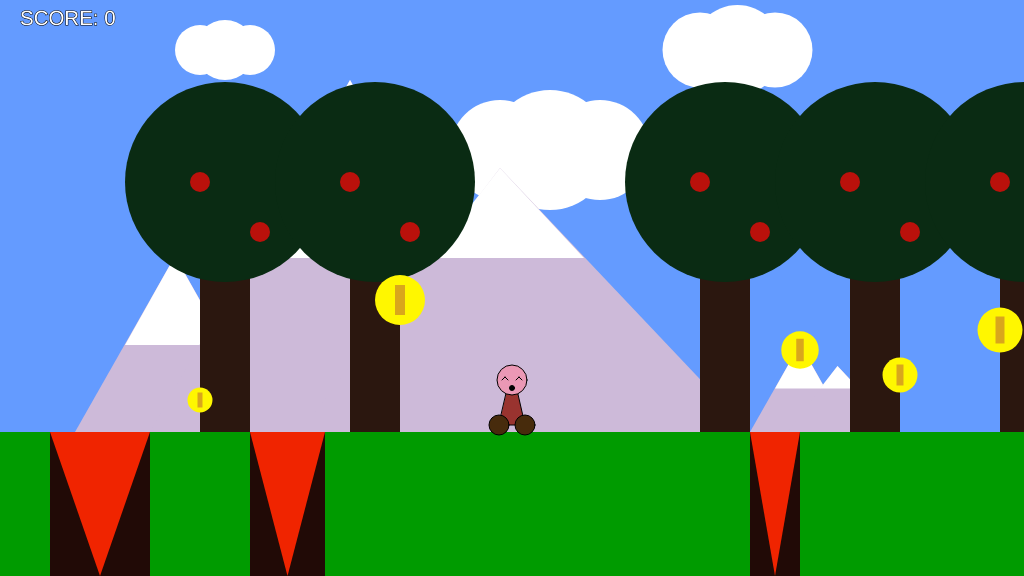
Frame 1 (no input)
Frame 60 (no input): identical to frame 1, image omitted
Frame 120 (the mouse pressed at the canvas centre since frame 60): identical to frame 1, image omitted

The p5.js sketch that drew this single still picture (run headless with seeded random() and noise() and a simulated clock; from frame 60 on, the mouse is pressed at the canvas centre):

// p5.js sketch
// ── sketch.js
/*

The Game Project 5 - Bring it all together

*/

var clouds;
var mountains;
var trees_x;
var canyons;
var collectables;

var gameChar_x;
var gameChar_y;
var floorPos_y;
var scrollPos;
var gameChar_world_x;
var treePos_y;

var isLeft;
var isRight;
var isFalling;
var isPlummeting;

var game_score = 0;

function setup() {
	createCanvas(1024, 576);
	floorPos_y = height * 3 / 4;
	gameChar_x = width / 2;
	gameChar_y = floorPos_y;
	treePos_y = floorPos_y - 250;

	// Variable to control the background scrolling.
	scrollPos = 0;

	// Variable to store the real position of the gameChar in the game
	// world. Needed for collision detection.
	gameChar_world_x = gameChar_x - scrollPos;

	// Boolean variables to control the movement of the game character.
	isLeft = false;
	isRight = false;
	isFalling = false;
	isPlummeting = false;

	// Initialise arrays of scenery objects.

	//initialize trees
	trees_x = [200, 350, 700, 850, 1000, 1150, -150, -300, 1300, 1450, 1600, 1750, 2500, 2650, 3000, 3150];

	//initialize clouds
	clouds = [{
		x_pos: 200,
		y_pos: 50,
		size: 50
	}, {
		x_pos: 500,
		y_pos: 150,
		size: 100
	}, {
		x_pos: 700,
		y_pos: 50,
		size: 75
	}, {
		x_pos: 900,
		y_pos: 200,
		size: 25
	}, {
		x_pos: -500,
		y_pos: 175,
		size: 120
	}, {
		x_pos: 1200,
		y_pos: 80,
		size: 90
	}, {
		x_pos: 1500,
		y_pos: 120,
		size: 134
	}, {
		x_pos: 1900,
		y_pos: 250,
		size: 40
	}];

	//initialize mountains
	mountains = [{
		x_pos: 75,
		size: 100
	}, {
		x_pos: 150,
		size: 200
	}, {
		x_pos: 750,
		size: 50
	}, {
		x_pos: 1900,
		size: 900
	}, {
		x_pos: -750,
		size: 250
	}, {
		x_pos: 7520,
		size: 5000
	}];

	//initialize canyons
	canyons = [{
		x_pos: 50,
		width: 100
	}, {
		x_pos: 250,
		width: 75
	}, {
		x_pos: 750,
		width: 50
	}, {
		x_pos: -850,
		width: 500
	}, {
		x_pos: 1750,
		width: 80
	}, {
		x_pos: 7050,
		width: 5000
	}];

	//initialize collectables
	collectables = [{
		x_pos: 200,
		y_pos: 400,
		size: 50
	}, {
		x_pos: 400,
		y_pos: 300,
		size: 100
	}, {
		x_pos: 800,
		y_pos: 350,
		size: 75
	}, {
		x_pos: 1800,
		y_pos: 340,
		size: 75
	}, {
		x_pos: -800,
		y_pos: 350,
		size: 30
	}, {
		x_pos: 900,
		y_pos: 375,
		size: 70
	}, {
		x_pos: 1000,
		y_pos: 330,
		size: 90
	}, {
		x_pos: 1200,
		y_pos: 350,
		size: 75
	}, {
		x_pos: 1300,
		y_pos: 300,
		size: 10
	}, {
		x_pos: 1600,
		y_pos: 300,
		size: 20
	}];
}

function draw() {
	background(100, 155, 255); // fill the sky blue

	noStroke();
	fill(0, 155, 0);
	rect(0, floorPos_y, width, height / 4); // draw some green ground

	//begin background scroll
	push();
	translate(scrollPos, 0);

	// Draw clouds.
	for (i = 0; i < clouds.length; i++) {
		drawClouds();
	}

	// Draw mountains.
	for (i = 0; i < mountains.length; i++) {
		drawMountains();
	}

	// Draw trees.
	for (i = 0; i < trees_x.length; i++) {
		drawTrees();
	}

	// Draw canyons.
	for (i = 0; i < canyons.length; i++) {
		drawCanyon(canyons[i]);
		checkCanyon(canyons[i]); //check for collisions
	}

	// Draw collectable items.
	for (i = 0; i < collectables.length; i++) {
		if (!collectables[i].isFound) {
			drawCollectable(collectables[i]);
			checkCollectable(collectables[i]); //check for collisions
		}
	}

	pop(); //end background scroll

	// Draw game character.

	drawGameChar();

	// Logic to make the game character move or the background scroll.
	if (isLeft) {
		if (gameChar_x > width * 0.2) {
			gameChar_x -= 5;
		}
		else {
			scrollPos += 5;
		}
	}

	if (isRight) {
		if (gameChar_x < width * 0.8) {
			gameChar_x += 5;
		}
		else {
			scrollPos -= 5; // negative for moving against the background
		}
	}

	// Logic to make the game character rise and fall.
	if (gameChar_y < floorPos_y) {
		gameChar_y += 2;
		isFalling = true;
	}
	else {
		isFalling = false;
	}

	//Logic to make the game character plummet.
	if (isPlummeting) {
		gameChar_y += 5;
	}

	// Update real position of gameChar for collision detection.
	gameChar_world_x = gameChar_x - scrollPos;

	// Display score at top left of screen
	fill(255);
	textSize(width / 50);
	text("SCORE: " + game_score, 20, 25);
}


// ---------------------
// Key control functions
// ---------------------

function keyPressed() {

	// if statements to control the animation of the character when
	// keys are pressed.

	if (keyCode == LEFT_ARROW) {
		isLeft = true;
	}

	if (keyCode == RIGHT_ARROW) {
		isRight = true;
	}

	if (keyCode == 32 && gameChar_y == floorPos_y) {
		gameChar_y -= 100;
	}
}

function keyReleased() {

	// if statements to control the animation of the character when
	// keys are released.

	if (keyCode == LEFT_ARROW) {
		isLeft = false;
	}

	if (keyCode == RIGHT_ARROW) {
		isRight = false;
	}
}


// ------------------------------
// Game character render function
// ------------------------------

// Function to draw the game character.

function drawGameChar() {

	// jumping-left code
	if (isLeft && isFalling) {

		//begin character drawing

		//body
		stroke(0);
		fill(153, 51, 47);
		triangle(gameChar_x - 13, gameChar_y - 7 - 10, gameChar_x + 13, gameChar_y - 7, gameChar_x - 8, gameChar_y - 64);

		//feet
		fill(71, 43, 12);
		ellipse(gameChar_x - 13, gameChar_y - 7 - 10, 20); //left
		ellipse(gameChar_x + 13, gameChar_y - 7, 20); //right

		//head
		fill(235, 152, 181);
		ellipse(gameChar_x - 8, gameChar_y - 52, 30);

		//mouth
		fill(0);
		ellipse(gameChar_x - 8, gameChar_y - 44, 5 - 4);

		//left eye
		line(gameChar_x - 8 - 10 + 6, gameChar_y - 52 - 6, gameChar_x - 8 - 7, gameChar_y - 55);
		line(gameChar_x - 8 - 4, gameChar_y - 52, gameChar_x - 8 - 7, gameChar_y - 55);

		//right eye
		line(gameChar_x - 8 + 10, gameChar_y - 52, gameChar_x - 8 + 7, gameChar_y - 55);
		line(gameChar_x - 8 + 4 + 6, gameChar_y - 52 - 6, gameChar_x - 8 + 7, gameChar_y - 55);

		//end character drawing

	}

	// jumping-right code
	else if (isRight && isFalling) {

		//begin character drawing

		//body
		stroke(0);
		fill(153, 51, 47);
		triangle(gameChar_x - 13, gameChar_y - 7, gameChar_x + 13, gameChar_y - 7 - 10, gameChar_x + 8, gameChar_y - 64);

		//feet
		fill(71, 43, 12);
		ellipse(gameChar_x - 13, gameChar_y - 7, 20); //left
		ellipse(gameChar_x + 13, gameChar_y - 7 - 10, 20); //right

		//head
		fill(235, 152, 181);
		ellipse(gameChar_x + 8, gameChar_y - 52, 30);

		//mouth
		fill(0);
		ellipse(gameChar_x + 8, gameChar_y - 44, 5 - 4);

		//left eye
		line(gameChar_x + 8 - 10, gameChar_y - 52, gameChar_x + 8 - 7, gameChar_y - 55);
		line(gameChar_x + 8 - 4 - 6, gameChar_y - 52 - 6, gameChar_x + 8 - 7, gameChar_y - 55);

		//right eye
		line(gameChar_x + 8 + 10 - 6, gameChar_y - 52 - 6, gameChar_x + 8 + 7, gameChar_y - 55);
		line(gameChar_x + 8 + 4, gameChar_y - 52, gameChar_x + 8 + 7, gameChar_y - 55);

		//end character drawing

	}

	// walking left code
	else if (isLeft) {

		//begin character drawing

		//body
		stroke(0);
		fill(153, 51, 47);
		triangle(gameChar_x - 13, gameChar_y - 7 - 10, gameChar_x + 13, gameChar_y - 7, gameChar_x, gameChar_y - 64);

		//feet
		fill(71, 43, 12);
		ellipse(gameChar_x - 13, gameChar_y - 7 - 10, 20); //left
		ellipse(gameChar_x + 13, gameChar_y - 7, 20); //right

		//head
		fill(235, 152, 181);
		ellipse(gameChar_x, gameChar_y - 52, 30);

		//mouth
		fill(0);
		ellipse(gameChar_x, gameChar_y - 44, 5 - 2);

		//left eye
		line(gameChar_x - 10 + 6, gameChar_y - 52 - 6, gameChar_x - 7, gameChar_y - 55);
		line(gameChar_x - 4, gameChar_y - 52, gameChar_x - 7, gameChar_y - 55);

		//right eye
		line(gameChar_x + 10, gameChar_y - 52, gameChar_x + 7, gameChar_y - 55);
		line(gameChar_x + 4 + 6, gameChar_y - 52 - 6, gameChar_x + 7, gameChar_y - 55);

		//end character drawing

	}

	// walking right code
	else if (isRight) {

		//begin character drawing

		//body
		stroke(0);
		fill(153, 51, 47);
		triangle(gameChar_x - 13, gameChar_y - 7, gameChar_x + 13, gameChar_y - 7 - 10, gameChar_x, gameChar_y - 64);

		//feet
		fill(71, 43, 12);
		ellipse(gameChar_x - 13, gameChar_y - 7, 20); //left
		ellipse(gameChar_x + 13, gameChar_y - 7 - 10, 20); //right

		//head
		fill(235, 152, 181);
		ellipse(gameChar_x, gameChar_y - 52, 30);

		//mouth
		fill(0);
		ellipse(gameChar_x, gameChar_y - 44, 5 - 2);

		//left eye
		line(gameChar_x - 10, gameChar_y - 52, gameChar_x - 7, gameChar_y - 55);
		line(gameChar_x - 4 - 6, gameChar_y - 52 - 6, gameChar_x - 7, gameChar_y - 55);

		//right eye
		line(gameChar_x + 10 - 6, gameChar_y - 52 - 6, gameChar_x + 7, gameChar_y - 55);
		line(gameChar_x + 4, gameChar_y - 52, gameChar_x + 7, gameChar_y - 55);

		//end character drawing

	}

	// jumping facing forwards code
	else if (isFalling || isPlummeting) {

		//begin character drawing

		//body
		stroke(0);
		fill(153, 51, 47);
		triangle(gameChar_x - 13, gameChar_y - 7 - 5, gameChar_x + 13, gameChar_y - 7, gameChar_x, gameChar_y - 64);

		//feet	
		fill(71, 43, 12);
		ellipse(gameChar_x - 13, gameChar_y - 7 - 5, 20); //left
		ellipse(gameChar_x + 13, gameChar_y - 7, 20); //right

		//head
		fill(235, 152, 181);
		ellipse(gameChar_x, gameChar_y - 52, 30);

		//mouth
		fill(0);
		ellipse(gameChar_x, gameChar_y - 44, 5 - 4);

		//left eye
		line(gameChar_x - 10, gameChar_y - 6 - 52, gameChar_x - 7, gameChar_y - 55);
		line(gameChar_x - 4, gameChar_y - 6 - 52, gameChar_x - 7, gameChar_y - 55);

		//right eye
		line(gameChar_x + 10, gameChar_y - 6 - 52, gameChar_x + 7, gameChar_y - 55);
		line(gameChar_x + 4, gameChar_y - 6 - 52, gameChar_x + 7, gameChar_y - 55);

		//end character drawing

	}

	// standing front facing code
	else {

		//begin character drawing

		//body
		stroke(0);
		fill(153, 51, 47);
		triangle(gameChar_x - 13, gameChar_y - 7, gameChar_x + 13, gameChar_y - 7, gameChar_x, gameChar_y - 64);

		//feet
		fill(71, 43, 12);
		ellipse(gameChar_x - 13, gameChar_y - 7, 20); //left
		ellipse(gameChar_x + 13, gameChar_y - 7, 20); //right

		//head
		fill(235, 152, 181);
		ellipse(gameChar_x, gameChar_y - 52, 30);

		//mouth
		fill(0);
		ellipse(gameChar_x, gameChar_y - 44, 5);

		//left eye
		line(gameChar_x - 10, gameChar_y - 52, gameChar_x - 7, gameChar_y - 55);
		line(gameChar_x - 4, gameChar_y - 52, gameChar_x - 7, gameChar_y - 55);

		//right eye
		line(gameChar_x + 10, gameChar_y - 52, gameChar_x + 7, gameChar_y - 55);
		line(gameChar_x + 4, gameChar_y - 52, gameChar_x + 7, gameChar_y - 55);

		//end character drawing

	}
}

// ---------------------------
// Background render functions
// ---------------------------

// Function to draw cloud objects.

function drawClouds() {
	//begin cloud drawing

	fill(255);
	ellipse(clouds[i].x_pos + clouds[i].size * 0.5, clouds[i].y_pos, clouds[i].size * 1.2);
	ellipse(clouds[i].x_pos + clouds[i].size, clouds[i].y_pos, clouds[i].size);
	ellipse(clouds[i].x_pos, clouds[i].y_pos, clouds[i].size);

	//end cloud drawing
}

// Function to draw mountains objects.

function drawMountains() {
	//begin mountain drawing

	fill(205, 186, 217);
	triangle(mountains[i].x_pos + mountains[i].size, floorPos_y - mountains[i].size * 1.76, mountains[i].x_pos + mountains[i].size * 2, floorPos_y, mountains[i].x_pos, floorPos_y);
	fill(255);
	triangle(mountains[i].x_pos + mountains[i].size, floorPos_y - mountains[i].size * 1.76, mountains[i].x_pos + mountains[i].size * 1.5, floorPos_y - mountains[i].size * 0.87, mountains[i].x_pos + mountains[i].size * 0.5, floorPos_y - mountains[i].size * 0.87);

	fill(205, 186, 217);
	triangle(mountains[i].x_pos + mountains[i].size * 1.75, floorPos_y - mountains[i].size * 1.32, mountains[i].x_pos + mountains[i].size * 3, floorPos_y, mountains[i].x_pos + mountains[i].size * 0.75, floorPos_y);
	fill(255);
	triangle(mountains[i].x_pos + mountains[i].size * 1.75, floorPos_y - mountains[i].size * 1.32, mountains[i].x_pos + mountains[i].size * 2.17, floorPos_y - mountains[i].size * 0.87, mountains[i].x_pos + mountains[i].size * 1.4, floorPos_y - mountains[i].size * 0.87);

	//end mountain drawing
}

// Function to draw trees objects.

function drawTrees() {
	//begin tree drawing

	//trunk
	fill(43, 23, 15);
	rect(trees_x[i], treePos_y, 50, 250);

	//head
	fill(10, 43, 19);
	ellipse(trees_x[i] + 25, treePos_y, 200);

	//fruit
	fill(186, 17, 11);
	ellipse(trees_x[i], treePos_y, 20);
	ellipse(trees_x[i] + 60, treePos_y + 50, 20);

	//end tree drawing
}

// ---------------------------------
// Canyon render and check functions
// ---------------------------------

// Function to draw canyon objects.

function drawCanyon(t_canyon) {
	//begin canyon drawing

	fill(33, 10, 6);
	rect(t_canyon.x_pos, floorPos_y, t_canyon.width, height);
	fill(240, 36, 0);
	triangle(t_canyon.x_pos, floorPos_y, t_canyon.x_pos + t_canyon.width, floorPos_y, t_canyon.x_pos + t_canyon.width / 2, height);

	//end canyon drawing
}

// Function to check character is over a canyon.

function checkCanyon(t_canyon) {
	//character plummets if canyon is touched
	if (gameChar_world_x > t_canyon.x_pos && gameChar_world_x < t_canyon.x_pos + t_canyon.width && gameChar_y >= floorPos_y) {
		isPlummeting = true;
	}
}

// ----------------------------------
// Collectable items render and check functions
// ----------------------------------

// Function to draw collectable objects.

function drawCollectable(t_collectable) {
	//begin collectable drawing

	fill(255, 247, 0);
	ellipse(t_collectable.x_pos, t_collectable.y_pos, t_collectable.size * 0.5);
	fill(217, 166, 28);
	rect(t_collectable.x_pos - t_collectable.size * 0.05, t_collectable.y_pos - t_collectable.size * 0.15, t_collectable.size * 0.1, t_collectable.size * 0.3);

	//end collectable drawing
}

// Function to check character has collected an item.

function checkCollectable(t_collectable) {
	//gather collectable when touched
	if (dist(gameChar_world_x, gameChar_y - 35, t_collectable.x_pos, t_collectable.y_pos) < 55) {
		t_collectable.isFound = true;
		game_score += 1;
	}
}
